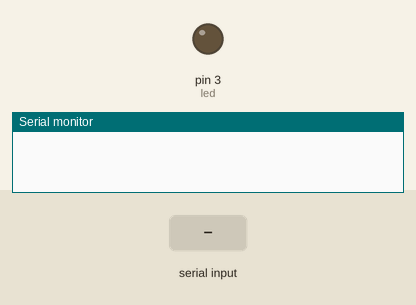
Simulated run of this sketch. Board: Arduino Uno, built with avr-gcc and run on an emulated ATmega328P. Shown: output pins drawn as LEDs (lit = HIGH), the last lines printed to the serial monitor. The inputs (shaded band) are chosen by the test bench.

Above: at 1.7 s.
1.8 s: "s" received over the second serial link
At 2.5 s:
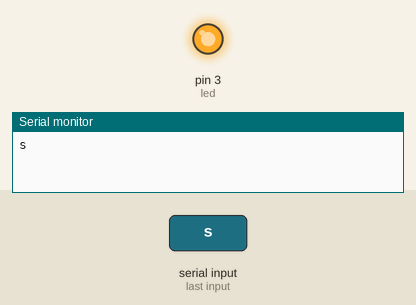
4.1 s: "b" received over the second serial link
At 5.5 s:
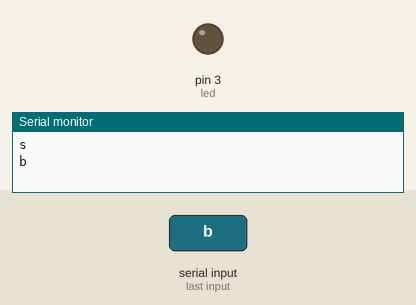
5.7 s: "1" received over the second serial link
At 6.2 s:
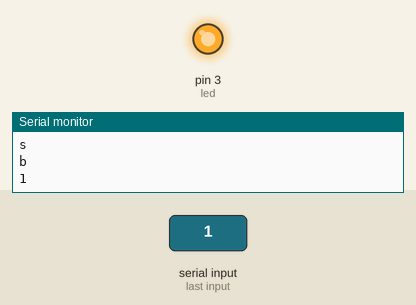
Timing chart, 0 to 8.7 s (numbered marks = the images above; inputs shaded):
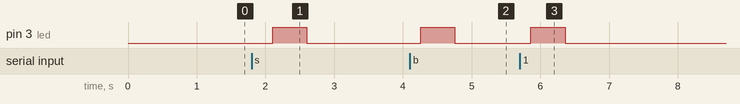

Measured:
- after the input at 1.8 s, pin 3 (led): LOW → HIGH after 0.30 s, → LOW 0.50 s later
- after the input at 4.1 s, pin 3 (led): LOW → HIGH after 0.16 s, → LOW 0.50 s later
- after the input at 5.7 s, pin 3 (led): LOW → HIGH after 0.16 s, → LOW 0.50 s later

The sketch:

Communication_Test_1.ino
```cpp
/*
   Credits: Joyce Choi
*/

#include <SoftwareSerial.h>
#define Rx 10 // DOUT to pin 10
#define Tx 11 // DIN to pin 11
int led = 3; // this may vary based on your hardware configuration.
char medal;
  char outgoing = 0;

SoftwareSerial Xbee (Rx, Tx);
void communication() {
  Serial.begin(9600); // Set to No line ending;
  Xbee.begin(9600); // type a char, then hit enter
  delay(500); // wait half a second
  pinMode(led, OUTPUT);

}
void output() {
  if (medal = 'g') { // Is the button pushed?
    outgoing = 'g'; // sets outgoing character to s
    Xbee.print(outgoing);
    delay(500);
  }
  else if ( medal == 's') {
     outgoing = 'h'; // sets outgoing character to s
    Xbee.print(outgoing);
    delay(500);
  }
  else if ( medal == 'b') {
    outgoing = 'i'; // sets outgoing character to s
    Xbee.print(outgoing);
    delay(500);
  }
}
void setup() {
  communication();
}
void loop() {
  output();

  if (Xbee.available()) { // Is data available from XBee?
    char incoming = Xbee.read(); // Read character,
    Serial.println(incoming); // send to Serial Monitor
    if (incoming) {
      digitalWrite(led, HIGH); // switches on the light if signal is received
      delay(500); // waits half a second
      digitalWrite(led, LOW); // turns off LED
    }
  }
  delay(50);
}
```
